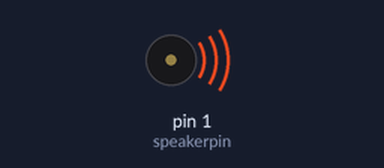
The sketch below on a simulated Arduino Uno, built with avr-gcc and run on an emulated ATmega328P. Parts: buzzer (waves = sounding).

Above: at 0.5 s.
Timing chart, 0 to 4.6 s (numbered marks = the images above):
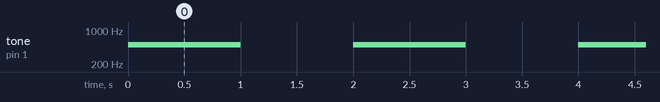

The sketch:

buzzer.ino.ino
```cpp
int speakerpin = 1; //스피커가 연결된 디지털핀 설정

void setup() {
}

void loop() {
  tone(speakerpin,500,1000);  //500: 음의 높낮이(주파수), 1000: 음의 지속시간(1초)
  delay(2000);
}
```

Measured:
- by itself, tone on pin 1 (speakerpin): alternates 500 Hz for 1.0 s and silent for 1.0 s
